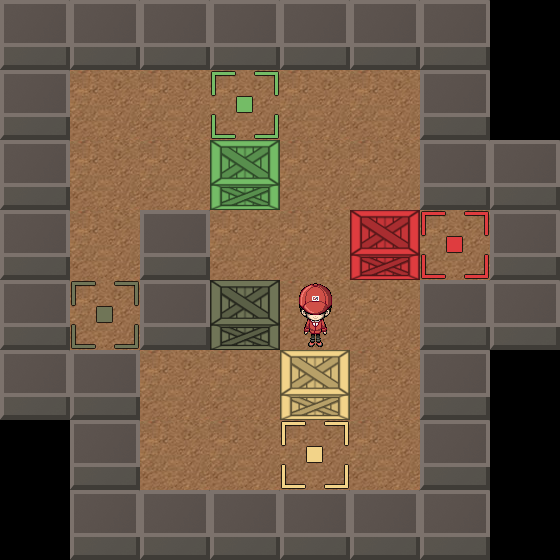

This game map was drawn from its Tiled (.tmx) file and the tilesets committed beside it. A one-line description and the full map source follow:
An orthogonal 8x8 tile map with 70x70 px tiles, 4 tile layers (level, targets, player, boxes).

<map version="1.2" tiledversion="1.2.4" orientation="orthogonal" renderorder="right-down" width="8" height="8" tilewidth="70" tileheight="70" infinite="0" nextlayerid="5" nextobjectid="1">
 <tileset firstgid="1" name="sokoban" tilewidth="70" tileheight="70" tilecount="56" columns="8">
  <image source="../kanamiSprite2.png" width="560" height="490" />
 </tileset>
 <layer id="1" name="level" width="8" height="8">
  <data encoding="csv">
47,47,47,47,47,47,47,0,
47,31,31,31,31,31,47,0,
47,31,31,31,31,31,47,47,
47,31,47,31,31,31,31,47,
47,31,47,31,31,31,47,47,
47,47,31,31,31,31,47,0,
0,47,31,31,31,31,47,0,
0,47,47,47,47,47,47,0
</data>
 </layer>
 <layer id="3" name="targets" width="8" height="8">
  <data encoding="csv">
0,0,0,0,0,0,0,0,
0,0,0,43,0,0,0,0,
0,0,0,0,0,0,0,0,
0,0,0,0,0,0,42,0,
0,44,0,0,0,0,0,0,
0,0,0,0,0,0,0,0,
0,0,0,0,45,0,0,0,
0,0,0,0,0,0,0,0
</data>
 </layer>
 <layer id="4" name="player" width="8" height="8">
  <data encoding="csv">
0,0,0,0,0,0,0,0,
0,0,0,0,0,0,0,0,
0,0,0,0,0,0,0,0,
0,0,0,0,0,0,0,0,
0,0,0,0,8,0,0,0,
0,0,0,0,0,0,0,0,
0,0,0,0,0,0,0,0,
0,0,0,0,0,0,0,0
</data>
 </layer>
 <layer id="2" name="boxes" width="8" height="8">
  <data encoding="csv">
0,0,0,0,0,0,0,0,
0,0,0,0,0,0,0,0,
0,0,0,35,0,0,0,0,
0,0,0,0,0,34,0,0,
0,0,0,36,0,0,0,0,
0,0,0,0,37,0,0,0,
0,0,0,0,0,0,0,0,
0,0,0,0,0,0,0,0
</data>
 </layer>
</map>
